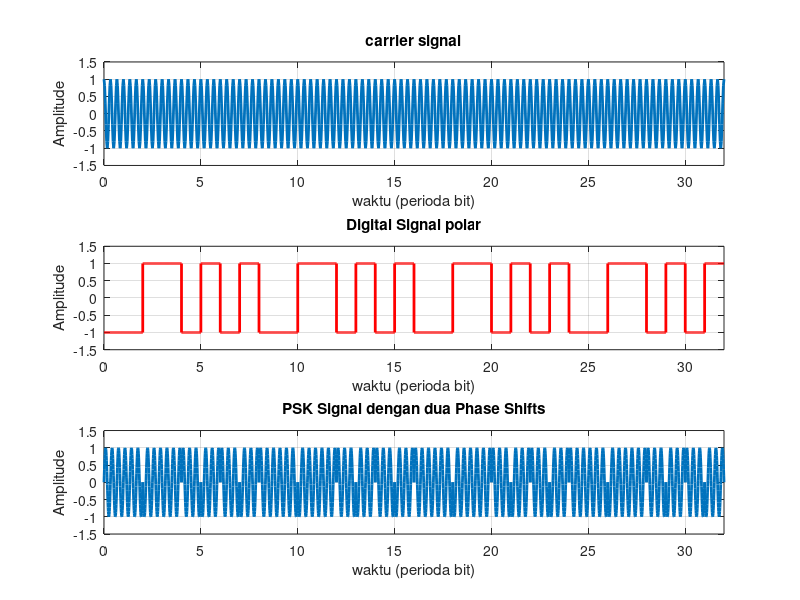

Reproduce this figure in MATLAB.
% Input data
nama=input('Masukkan 4 angka terakhir Nim: ');
namastr = int2str(nama);
nama2 = double(namastr);
ascii = nama2.*ones(1,4);
asciibin = dec2bin(ascii,8);
abc = str2num(asciibin);
%abcd = abc.*ones(1,32);
b=asciibin';
c=str2num(b(:));

%Jadi deret biner dapat ditulis sebagai :
bit_stream = c;

% Enter the two Phase shifts - in Radians
% Phase for 0 bit
P1 = 0; 
% Phase for 1 bit
P2 = pi;
% frekuensi modulasi
f = 3;
%frekuensi sampling data
fs = 100;
% waktu untuk satu bit
t = 0: 1/fs : 1;
%variabel waktu untuk ploting nanti 
time = [];
PSK_signal = [];
Digital_signal = [];


for ii = 1: 1: length(bit_stream)
    
    % The FSK Signal
    PSK_signal = [PSK_signal (bit_stream(ii)==0)*sin(2*pi*f*t + P1)+...
        (bit_stream(ii)==1)*sin(2*pi*f*t + P2)];
    
    % The Original Digital Signal
    Digital_signal = [Digital_signal (bit_stream(ii)==0)*...
        -(ones(1,length(t))) + (bit_stream(ii)==1)*ones(1,length(t))];
    
    %sinyal carrier
    sc = sin(2*pi*f*t);

    time = [time t];
    t =  t + 1;
   
end

ac = 1;
fc = 3;
fs = 10*fc;
ts = 1/fs;

t = 0: 1/fs : 32;
sc = ac*cos(2*pi*fc*t);

% Plot the PSK Signal
subplot(3,1,1);
plot(t,sc,'LineWidth',2);
xlabel('waktu (perioda bit)');
ylabel('Amplitude');
title('carrier signal');
axis([0 time(end) -1.5 1.5]);
grid  on;

% Plot the Original Digital Signal
subplot(3,1,2);
plot(time,Digital_signal,'r','LineWidth',2);
xlabel('waktu (perioda bit)');
ylabel('Amplitude');
title('Digital Signal polar');
axis([0 time(end) -1.5 1.5]);
grid on;

% Plot the PSK Signal
subplot(3,1,3);
plot(time,PSK_signal,'LineWidth',2);
xlabel('waktu (perioda bit)');
ylabel('Amplitude');
title('PSK Signal dengan dua Phase Shifts');
axis([0 time(end) -1.5 1.5]);
grid  on;